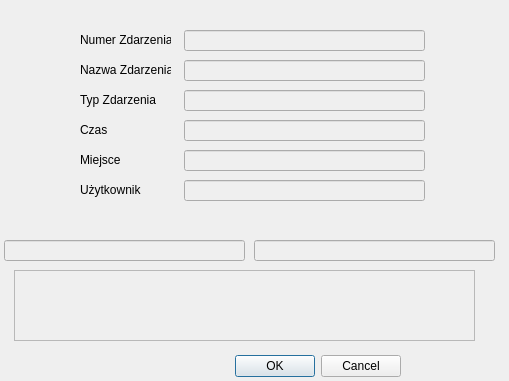
<?xml version="1.0" encoding="UTF-8"?>
<ui version="4.0">
 <class>Pokazdec</class>
 <widget class="QDialog" name="Pokazdec">
  <property name="geometry">
   <rect>
    <x>0</x>
    <y>0</y>
    <width>509</width>
    <height>381</height>
   </rect>
  </property>
  <property name="windowTitle">
   <string>Dialog</string>
  </property>
  <widget class="QDialogButtonBox" name="buttonBox">
   <property name="geometry">
    <rect>
     <x>60</x>
     <y>350</y>
     <width>341</width>
     <height>32</height>
    </rect>
   </property>
   <property name="orientation">
    <enum>Qt::Horizontal</enum>
   </property>
   <property name="standardButtons">
    <set>QDialogButtonBox::Cancel|QDialogButtonBox::Ok</set>
   </property>
  </widget>
  <widget class="QLineEdit" name="lineEditId">
   <property name="enabled">
    <bool>false</bool>
   </property>
   <property name="geometry">
    <rect>
     <x>184</x>
     <y>30</y>
     <width>241</width>
     <height>21</height>
    </rect>
   </property>
   <property name="alignment">
    <set>Qt::AlignCenter</set>
   </property>
  </widget>
  <widget class="QLineEdit" name="lineEditCzas">
   <property name="enabled">
    <bool>false</bool>
   </property>
   <property name="geometry">
    <rect>
     <x>184</x>
     <y>120</y>
     <width>241</width>
     <height>21</height>
    </rect>
   </property>
   <property name="alignment">
    <set>Qt::AlignCenter</set>
   </property>
  </widget>
  <widget class="QTextEdit" name="textEdit">
   <property name="enabled">
    <bool>false</bool>
   </property>
   <property name="geometry">
    <rect>
     <x>14</x>
     <y>270</y>
     <width>461</width>
     <height>71</height>
    </rect>
   </property>
  </widget>
  <widget class="QLineEdit" name="lineEditUzytkownik">
   <property name="enabled">
    <bool>false</bool>
   </property>
   <property name="geometry">
    <rect>
     <x>184</x>
     <y>180</y>
     <width>241</width>
     <height>21</height>
    </rect>
   </property>
   <property name="alignment">
    <set>Qt::AlignCenter</set>
   </property>
  </widget>
  <widget class="QLineEdit" name="lineEditCzasObslugi">
   <property name="enabled">
    <bool>false</bool>
   </property>
   <property name="geometry">
    <rect>
     <x>4</x>
     <y>240</y>
     <width>241</width>
     <height>21</height>
    </rect>
   </property>
   <property name="alignment">
    <set>Qt::AlignCenter</set>
   </property>
  </widget>
  <widget class="QLabel" name="label">
   <property name="geometry">
    <rect>
     <x>80</x>
     <y>30</y>
     <width>91</width>
     <height>20</height>
    </rect>
   </property>
   <property name="text">
    <string>Numer Zdarzenia</string>
   </property>
  </widget>
  <widget class="QLineEdit" name="lineEditDyspozytor">
   <property name="enabled">
    <bool>false</bool>
   </property>
   <property name="geometry">
    <rect>
     <x>254</x>
     <y>240</y>
     <width>241</width>
     <height>21</height>
    </rect>
   </property>
   <property name="alignment">
    <set>Qt::AlignCenter</set>
   </property>
  </widget>
  <widget class="QLabel" name="label_4">
   <property name="geometry">
    <rect>
     <x>80</x>
     <y>120</y>
     <width>91</width>
     <height>20</height>
    </rect>
   </property>
   <property name="text">
    <string>Czas</string>
   </property>
  </widget>
  <widget class="QLabel" name="label_6">
   <property name="geometry">
    <rect>
     <x>80</x>
     <y>180</y>
     <width>91</width>
     <height>20</height>
    </rect>
   </property>
   <property name="text">
    <string>Użytkownik</string>
   </property>
  </widget>
  <widget class="QLineEdit" name="lineEditNazwa">
   <property name="enabled">
    <bool>false</bool>
   </property>
   <property name="geometry">
    <rect>
     <x>184</x>
     <y>60</y>
     <width>241</width>
     <height>21</height>
    </rect>
   </property>
   <property name="alignment">
    <set>Qt::AlignCenter</set>
   </property>
  </widget>
  <widget class="QLabel" name="label_2">
   <property name="geometry">
    <rect>
     <x>80</x>
     <y>60</y>
     <width>91</width>
     <height>20</height>
    </rect>
   </property>
   <property name="text">
    <string>Nazwa Zdarzenia</string>
   </property>
  </widget>
  <widget class="QLabel" name="label_5">
   <property name="geometry">
    <rect>
     <x>80</x>
     <y>150</y>
     <width>91</width>
     <height>20</height>
    </rect>
   </property>
   <property name="text">
    <string>Miejsce</string>
   </property>
  </widget>
  <widget class="QLineEdit" name="lineEditMiejsce">
   <property name="enabled">
    <bool>false</bool>
   </property>
   <property name="geometry">
    <rect>
     <x>184</x>
     <y>150</y>
     <width>241</width>
     <height>21</height>
    </rect>
   </property>
   <property name="alignment">
    <set>Qt::AlignCenter</set>
   </property>
  </widget>
  <widget class="QLineEdit" name="lineEditTyp">
   <property name="enabled">
    <bool>false</bool>
   </property>
   <property name="geometry">
    <rect>
     <x>184</x>
     <y>90</y>
     <width>241</width>
     <height>21</height>
    </rect>
   </property>
   <property name="alignment">
    <set>Qt::AlignCenter</set>
   </property>
  </widget>
  <widget class="QLabel" name="label_3">
   <property name="geometry">
    <rect>
     <x>80</x>
     <y>90</y>
     <width>91</width>
     <height>20</height>
    </rect>
   </property>
   <property name="text">
    <string>Typ Zdarzenia</string>
   </property>
  </widget>
 </widget>
 <resources/>
 <connections>
  <connection>
   <sender>buttonBox</sender>
   <signal>accepted()</signal>
   <receiver>Pokazdec</receiver>
   <slot>accept()</slot>
   <hints>
    <hint type="sourcelabel">
     <x>248</x>
     <y>254</y>
    </hint>
    <hint type="destinationlabel">
     <x>157</x>
     <y>274</y>
    </hint>
   </hints>
  </connection>
  <connection>
   <sender>buttonBox</sender>
   <signal>rejected()</signal>
   <receiver>Pokazdec</receiver>
   <slot>reject()</slot>
   <hints>
    <hint type="sourcelabel">
     <x>316</x>
     <y>260</y>
    </hint>
    <hint type="destinationlabel">
     <x>286</x>
     <y>274</y>
    </hint>
   </hints>
  </connection>
 </connections>
</ui>
